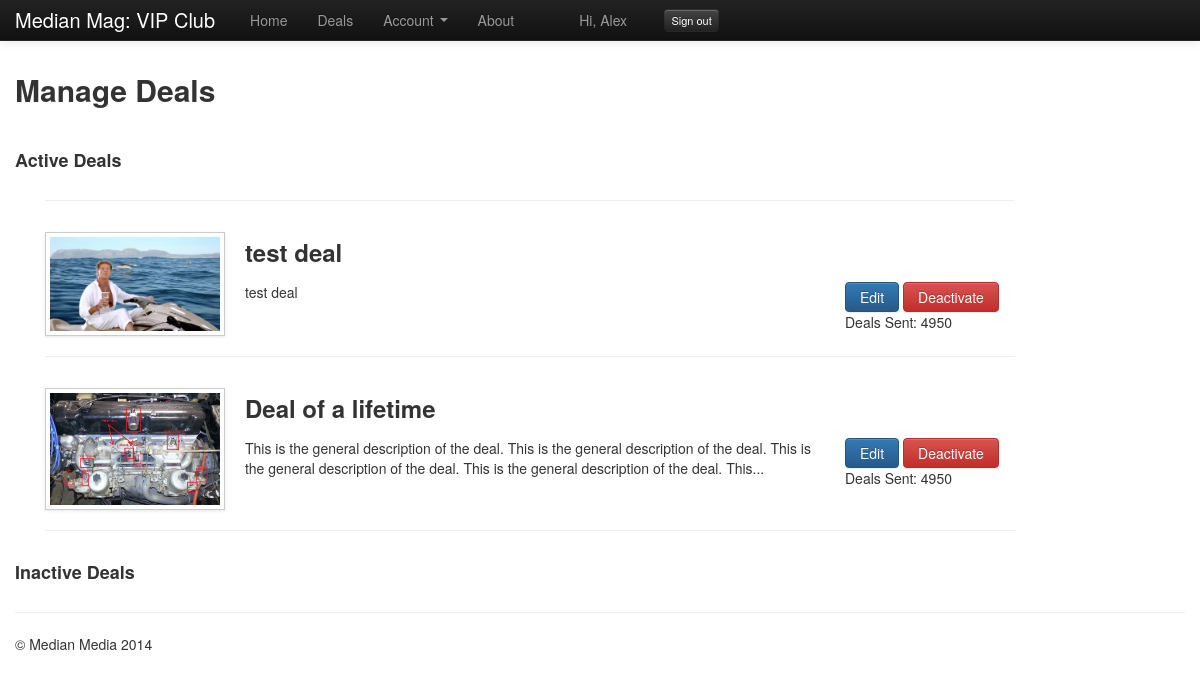
Screenshot of /index.php?p=mndls (signed in) with the database file from the repository.
### tables this page shows
CREATE TABLE IF NOT EXISTS `deals` (
  `dealer_id` int(30) NOT NULL COMMENT 'Owner Client',
  `deal_id` int(30) NOT NULL AUTO_INCREMENT COMMENT 'Deal ID',
  `deal_name` varchar(50) NOT NULL COMMENT 'Title',
  `deal_text` text NOT NULL COMMENT 'Description',
  `deal_img` varchar(200) NOT NULL COMMENT 'Img path',
  `deal_start` date NOT NULL COMMENT 'Start date',
  `deal_end` date NOT NULL COMMENT 'End date',
  `deal_oprice` decimal(10,2) NOT NULL COMMENT 'Original Price',
  `deal_vprice` decimal(10,2) NOT NULL COMMENT 'VIP Price',
  `deal_redemptions` int(10) NOT NULL COMMENT '# redemptions',
  `deal_max` int(10) NOT NULL COMMENT 'Max avail',
  `deal_active` tinyint(4) NOT NULL DEFAULT '1',
  PRIMARY KEY (`deal_id`),
  KEY `deal_id` (`deal_id`),
  KEY `deal_id_2` (`deal_id`),
  KEY `deal_id_3` (`deal_id`)
);

### index.php (called while the page is built)
<?php include('inc/head.php');?>
<?php include('inc/navbar.php');?>
<?php include('inc/main.php');?>
<?php include('inc/footer.php');?>

### inc/functions.php (called while the page is built, shortened)
<?php
function truncate_string($string, $limit, $break=" ", $pad="...")
{
  if(strlen($string) <= $limit) return $string;
  if(false !== ($breakpoint = strpos($string, $break, $limit))) {
    if($breakpoint < strlen($string) - 1) {
      $string = substr($string, 0, $breakpoint) . $pad;
    }
  }
  return $string;
}
?>

### inc/mndls.php (the view, shortened to what this page needs)
<h2>Manage Deals</h2>
<br>
<h4>Active Deals</h4>
<?php
$dealer_id = $_SESSION['dealer_id'];
$deal_data = mysql_query("SELECT * FROM deals WHERE dealer_id = '" . $dealer_id . "' and deal_active = 1");
while ($deal = mysql_fetch_array($deal_data)){
	if (isset($deal)){
		$deal_id = $deal['deal_id'];
		$deal_name = $deal['deal_name'];
		$img_path = $deal['deal_img'];
		$deal_text = $deal['deal_text'];
		$deal_text = truncate_string($deal_text, 186);
echo "<div class=\"span10\"><hr></div>";
echo "<div class=\"span2\"><div class=\"deal-thumb\"><img src=\"";
echo $img_path;
echo "\" class=\"img-polaroid\"></div></div><div class=\"span6\">";
echo "<h3>" . htmlspecialchars($deal_name) . "</h3>";
echo "<p>" . htmlspecialchars($deal_text) . "</p></div>";
echo "<div class=\"span2\">";
echo "<br>";
echo "<br><br>";
echo "<a href=\"index.php?p=detail&DID=" . $deal_id . "\" ";
echo "class=\"btn btn-primary\">Edit</a>";
echo "<a href=\"index.php?p=detail&DID=" . $deal_id . "\" ";
echo "class=\"btn btn-danger\">Deactivate</a>";
echo "<br>";
echo "Deals Sent: 4950";
echo "</div>";
	}
}
?>
<div class="span10"><hr></div>
<br>
</div>
<div class="container">
<h4>Inactive Deals</h4>
</div>

### css/main.css (style rules this page uses)
html { overflow-y:scroll; }
.deal-thumb { margin: 10px 0 0 0; }

### inc/head.php (style rules this page uses)
body { padding-top: 60px; padding-bottom: 40px; }

### rows the page displays
deals: deal_img (picture), deal_name "test deal", deal_text "test deal"
deals: deal_img (picture), deal_name "Deal of a lifetime", deal_text "This is the general description of the deal. This is the general description of the deal. This is the general description of the deal. This is the general description of the deal. This..."

### other values shown
$_SESSION['fname'] "Alex"
